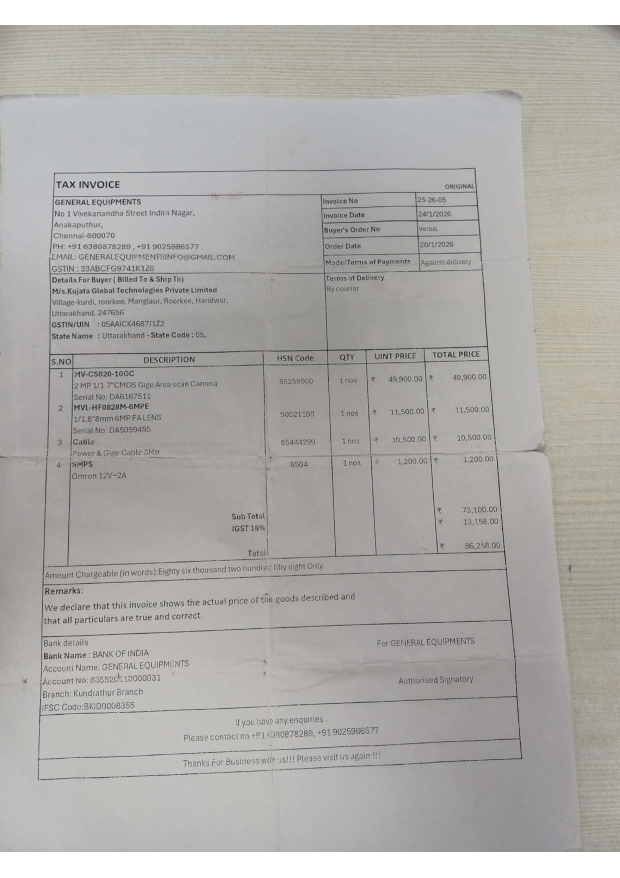
#> input picture debug_step1.png, 1240 x 1755 px (shown at 1/2 size)
$ python -i preprocess.py   (imports and definitions only)
#> lines starting #> are read from the running program, lines starting #| are printed output that depends on the picture; after the words box and inside, x2 and y2 are one past the last pixel; in counts of white or black regions, pixels touching at a corner belong together
#> further down, picture is the input picture: shape (1755, 1240, 3); mean B, G, R 169.6, 172.8, 174.5
from __future__ import annotations

import cv2
import numpy as np


def _unsharp(gray: np.ndarray, amount: float = 1.2, sigma: float = 1.0) -> np.ndarray:
    blurred = cv2.GaussianBlur(gray, (0, 0), sigma)
    sharp = cv2.addWeighted(gray, 1.0 + amount, blurred, -amount, 0)
    return np.clip(sharp, 0, 255).astype(np.uint8)


def _deskew(gray: np.ndarray, max_angle: float = 5.0) -> np.ndarray:
#> called with max_angle = 5
    try:
        thr = cv2.threshold(gray, 0, 255, cv2.THRESH_BINARY_INV + cv2.THRESH_OTSU)[1]
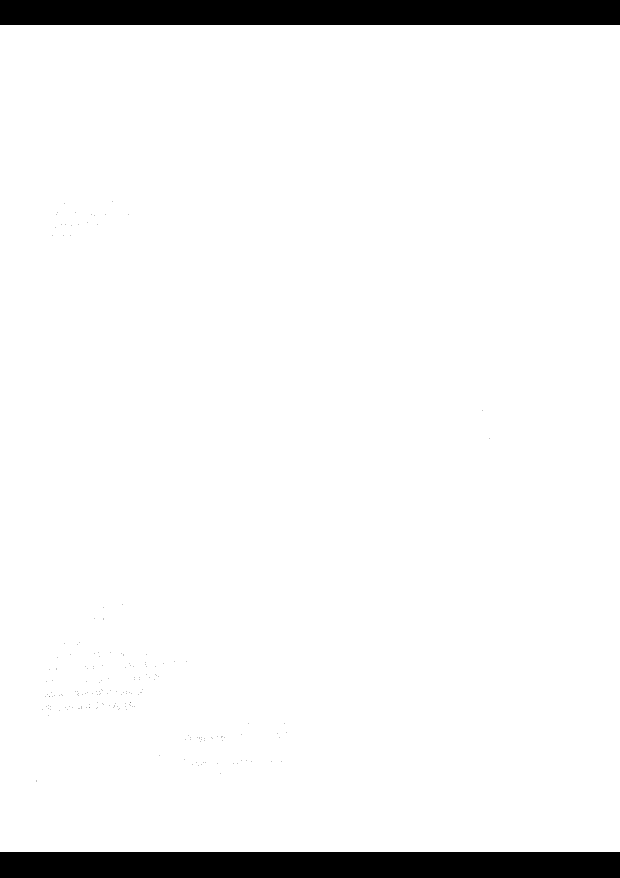
#> thr: shape (1755, 1240) (shown at 1/2 size); 94.2% white; 192 black regions (190 under 20 px), largest, box (x1, y1, x2, y2) and area: (0, 1704, 1240, 1755) 63240, (0, 0, 1240, 50) 62000
        coords = np.column_stack(np.where(thr > 0))
#> coords = 2050759 pairs, first value 50 to 1703, second value 0 to 1239
        if coords.size < 100:
            return gray
        angle = cv2.minAreaRect(coords)[-1]
#> angle = -90
        if angle < -45:
            angle = -(90 + angle)
#> angle = 0
        else:
            angle = -angle
        if abs(angle) < 0.5 or abs(angle) > max_angle:
            return gray
        h, w = gray.shape[:2]
        m = cv2.getRotationMatrix2D((w / 2, h / 2), angle, 1.0)
        return cv2.warpAffine(
            gray, m, (w, h), flags=cv2.INTER_CUBIC, borderMode=cv2.BORDER_REPLICATE
        )
    except Exception:
        return gray


def preprocess_for_ocr(
    image_bgr: np.ndarray,
    upscale: float | None = None,
    target_side: int = 1600,
) -> np.ndarray:
    """
    Grayscale + light deskew + adaptive upscale/cap to target_side + unsharp.
    No full-page CLAHE/Otsu (was washing text and blowing RAM with 1.5x).
    """
    if image_bgr is None or image_bgr.size == 0:
        raise ValueError("Empty image")

    if len(image_bgr.shape) == 2:
        gray = image_bgr.copy()
    else:
        gray = cv2.cvtColor(image_bgr, cv2.COLOR_BGR2GRAY)

    gray = _deskew(gray)

    h, w = gray.shape[:2]
#> h = 1755; w = 1240
    long_side = max(h, w)
#> long_side = 1755

    if upscale is not None and upscale != 1.0:
        gray = cv2.resize(gray, None, fx=upscale, fy=upscale, interpolation=cv2.INTER_CUBIC)
    elif target_side and long_side < target_side:
        scale = target_side / float(long_side)
        gray = cv2.resize(gray, None, fx=scale, fy=scale, interpolation=cv2.INTER_CUBIC)
    elif target_side and long_side > target_side:
        scale = target_side / float(long_side)
#> scale = 0.912
        gray = cv2.resize(gray, None, fx=scale, fy=scale, interpolation=cv2.INTER_AREA)
#> gray: shape (1600, 1130)

    return _unsharp(gray)


def to_rgb_for_easyocr(image_gray_or_bgr: np.ndarray) -> np.ndarray:
    if len(image_gray_or_bgr.shape) == 2:
        return cv2.cvtColor(image_gray_or_bgr, cv2.COLOR_GRAY2RGB)
    return cv2.cvtColor(image_gray_or_bgr, cv2.COLOR_BGR2RGB)


def crop_bbox_rgb(page_rgb: np.ndarray, bbox: list, pad: float = 0.08) -> np.ndarray | None:
    try:
        pts = np.array(bbox, dtype=np.float32)
        x_min, x_max = int(pts[:, 0].min()), int(pts[:, 0].max())
        y_min, y_max = int(pts[:, 1].min()), int(pts[:, 1].max())
    except Exception:
        return None
    h, w = page_rgb.shape[:2]
    bw, bh = max(1, x_max - x_min), max(1, y_max - y_min)
    pad_x, pad_y = int(bw * pad), int(bh * pad)
    x0, y0 = max(0, x_min - pad_x), max(0, y_min - pad_y)
    x1, y1 = min(w, x_max + pad_x), min(h, y_max + pad_y)
    if x1 <= x0 or y1 <= y0:
        return None
    return page_rgb[y0:y1, x0:x1].copy()

>>> import cv2
>>> picture = cv2.imread('../../../debug_step1.png')
>>> result = preprocess_for_ocr(picture)

$ run again, on debug_step2.png
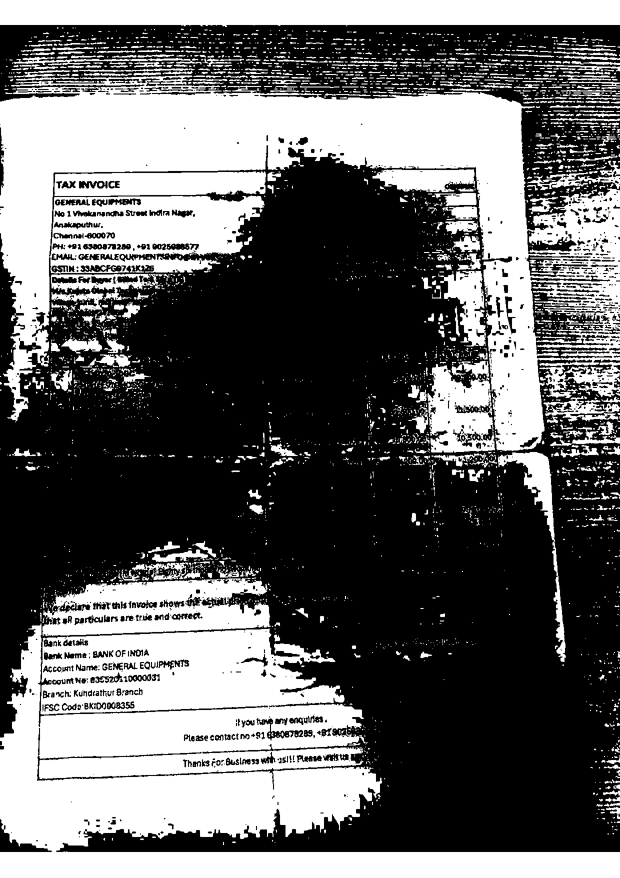
#> input picture debug_step2.png, 1860 x 2632 px (shown at 1/3 size)
#> picture is the input picture: shape (2632, 1860, 3); min 0, max 255, mean 103.6
#> in _deskew, `thr = cv2.threshold(gray, 0, 255, cv2.THRESH_BINARY_INV + cv2.THRESH_O..`:
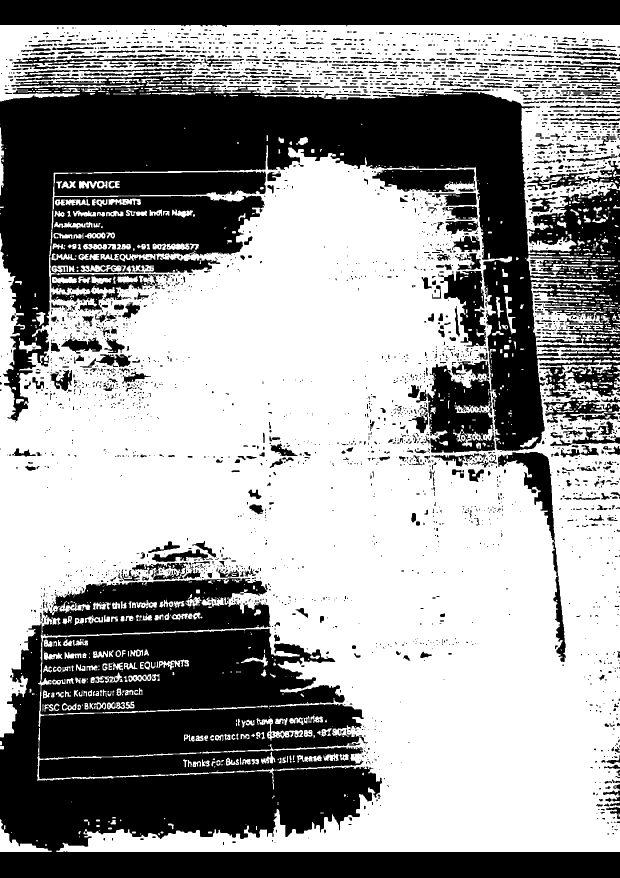
#> thr: shape (2632, 1860) (shown at 1/3 size); 59.1% white; 3477 black regions (1986 under 20 px), largest, box (x1, y1, x2, y2) and area: (0, 1870, 1860, 2632) 689734, (0, 226, 1860, 1353) 632520, (0, 0, 1860, 81) 139692
#> coords = 2891421 pairs, first value 75 to 2555, second value 0 to 1859
#> in _deskew, `angle = cv2.minAreaRect(coords)[-1]`: angle = -90
#> in _deskew, `angle = -(90 + angle)`: angle = 0
#> in preprocess_for_ocr, `gray = cv2.resize(gray, None, fx=scale, fy=scale, interpolation=cv2.IN..`:
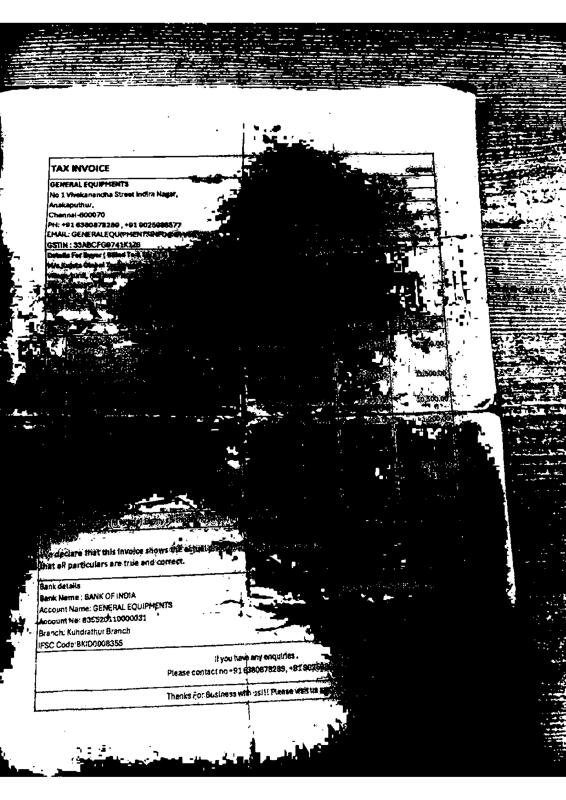
#> gray: shape (1600, 1131) (shown at 1/2 size); min 0, max 255, mean 103.6
